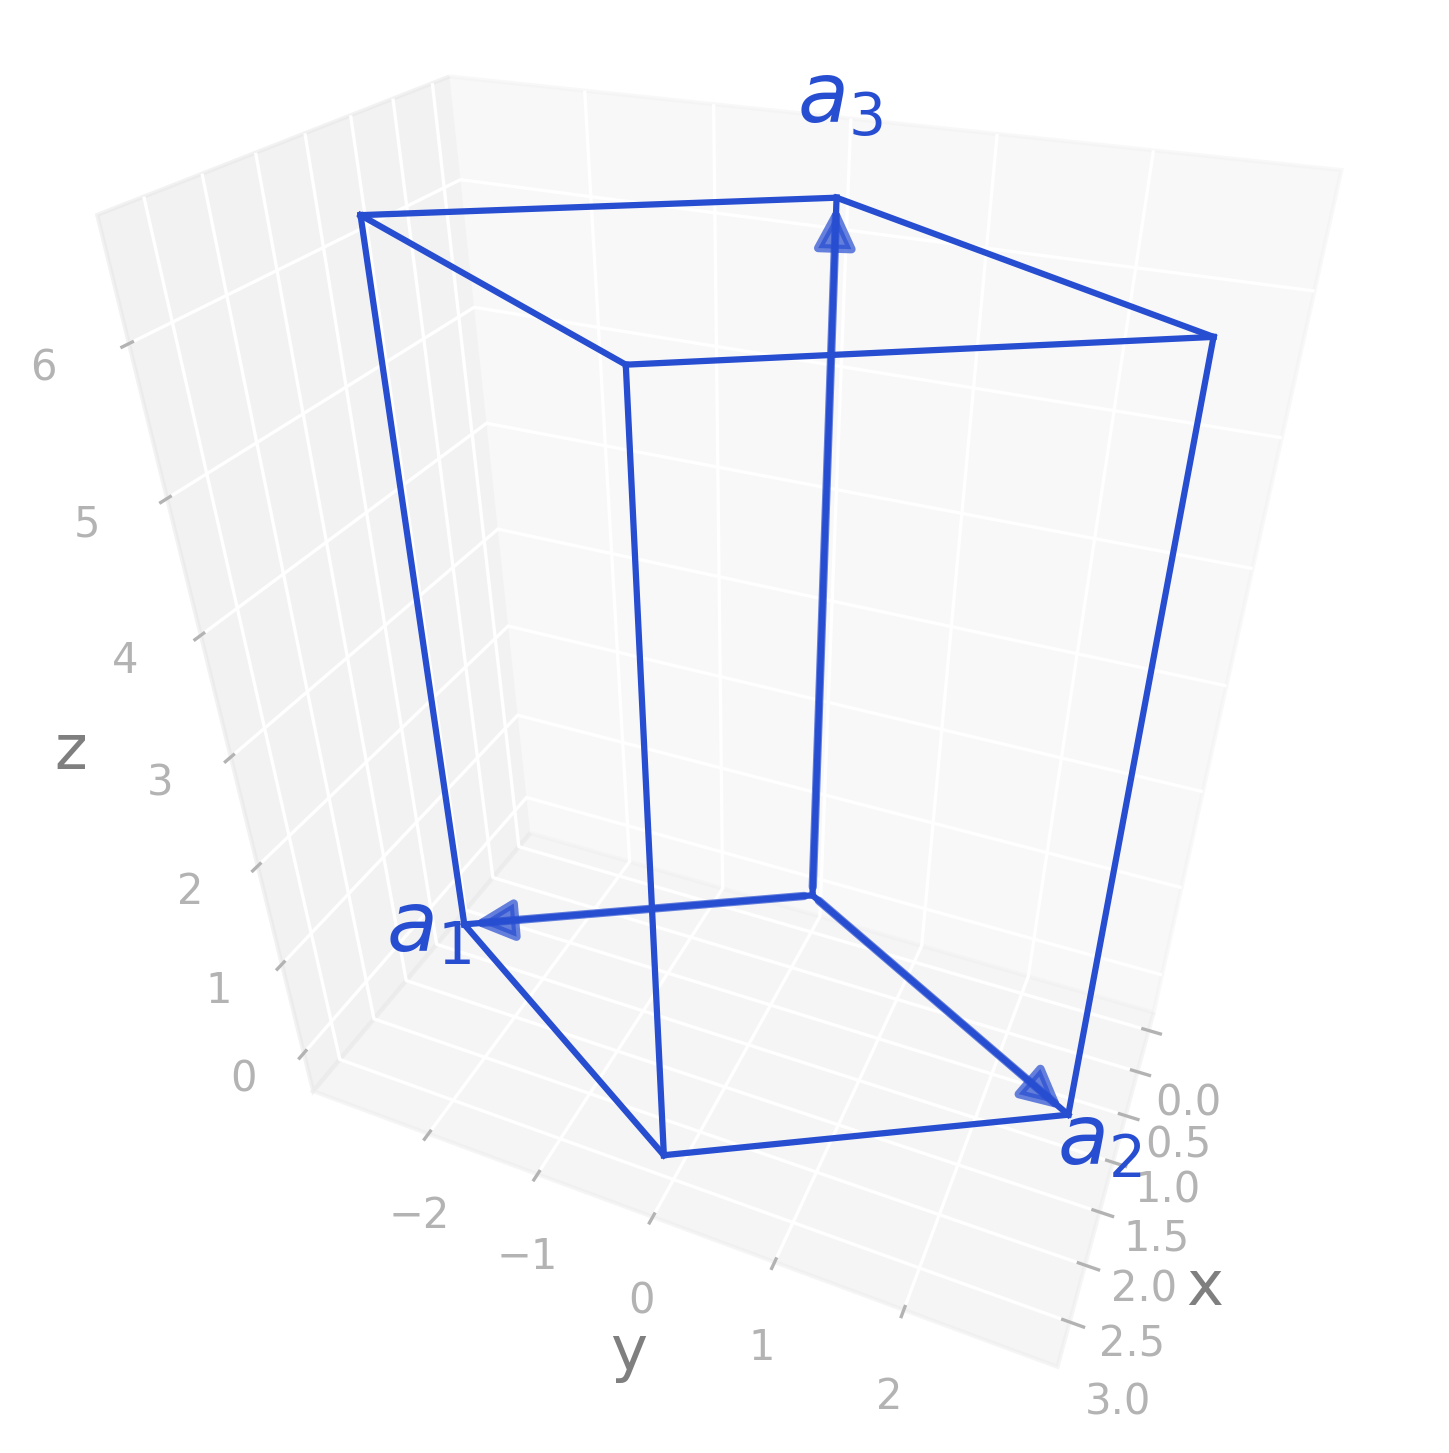

This figure's Python source:
import radtools as rad

l = rad.lattice_example(f"HEX")
l.plot("primitive")
# Save an image:
l.savefig(
    "hex_real.png",
    elev=35,
    azim=23,
    dpi=300,
   bbox_inches="tight",
)
# Interactive plot:
l.show(elev=35, azim=23)
